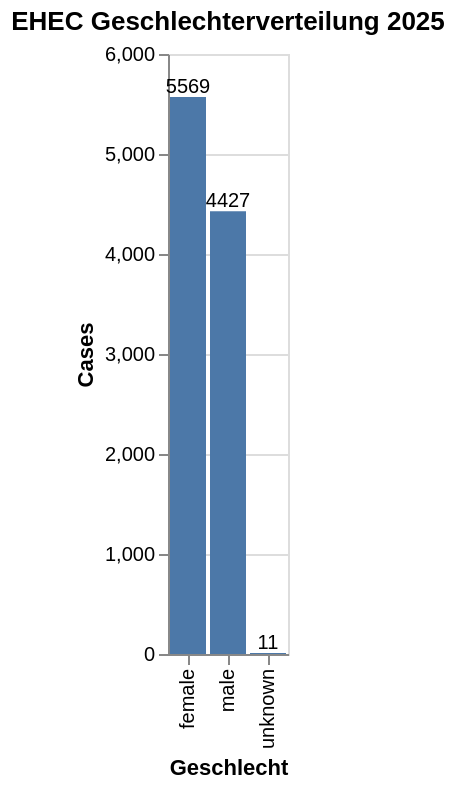

Notebook source saved alongside this figure:
### Code cell
data_sex_2025 = data_sex[data_sex["temporal"] == "2025"]

bar_sex_2 = alt.Chart(data_sex_2025).mark_bar().encode(
    x=alt.X("sex", title="Geschlecht"),
    y=alt.Y("value", title="Cases")
).properties(
    title="EHEC Geschlechterverteilung 2025"
)

# Textlabels
text = bar_sex_2.mark_text(
    align="center",
    dy=-5,
    size=10
).encode(
    text="value:Q"
)

bar_sex_2 = bar_sex_2 + text
bar_sex_2

### Figure 1 — Vega-Lite specification as saved in the notebook (floating-point values rounded to 4 significant figures)
{"config": {"view": {"continuousWidth": 300, "continuousHeight": 300}}, "layer": [{"mark": {"type": "bar"}, "encoding": {"x": {"field": "sex", "title": "Geschlecht", "type": "nominal"}, "y": {"field": "value", "title": "Cases", "type": "quantitative"}}, "title": "EHEC Geschlechterverteilung 2025"}, {"mark": {"type": "text", "align": "center", "dy": -5, "size": 10}, "encoding": {"text": {"field": "value", "type": "quantitative"}, "x": {"field": "sex", "title": "Geschlecht", "type": "nominal"}, "y": {"field": "value", "title": "Cases", "type": "quantitative"}}, "title": "EHEC Geschlechterverteilung 2025"}], "data": {"name": "data-7e739f8f4bf95ed312e399e43dda20f5"}, "$schema": "https://vega.github.io/schema/vega-lite/v6.1.0.json", "datasets": {"data-7e739f8f4bf95ed312e399e43dda20f5": [{"valueCategory": "cases_10y_cumsum", "temporal": "2025", "temporal_type": "year", "georegion": "CHFL", "georegion_type": "CHFL", "agegroup": "all", "agegroup_type": "agegroup_food", "sex": "female", "type": "all", "value": 5569.0, "pop": null, "incValue": null, "valueYearCumSum": null, "valueMean3y": null, "trend": NaN, "prct": 55.7, "deltaValue": null, "deltaIncValue": null, "incValuePrctChange": null, "valueMean5y": null, "dataComplete": true}, {"valueCategory": "cases_10y_cumsum", "temporal": "2025", "temporal_type": "year", "georegion": "CHFL", "georegion_type": "CHFL", "agegroup": "all", "agegroup_type": "agegroup_food", "sex": "male", "type": "all", "value": 4427.0, "pop": null, "incValue": null, "valueYearCumSum": null, "valueMean3y": null, "trend": NaN, "prct": 44.2, "deltaValue": null, "deltaIncValue": null, "incValuePrctChange": null, "valueMean5y": null, "dataComplete": true}, {"valueCategory": "cases_10y_cumsum", "temporal": "2025", "temporal_type": "year", "georegion": "CHFL", "georegion_type": "CHFL", "agegroup": "all", "agegroup_type": "agegroup_food", "sex": "unknown", "type": "all", "value": 11.0, "pop": null, "incValue": null, "valueYearCumSum": null, "valueMean3y": null, "trend": NaN, "prct": 0.1, "deltaValue": null, "deltaIncValue": null, "incValuePrctChange": null, "valueMean5y": null, "dataComplete": true}]}}
